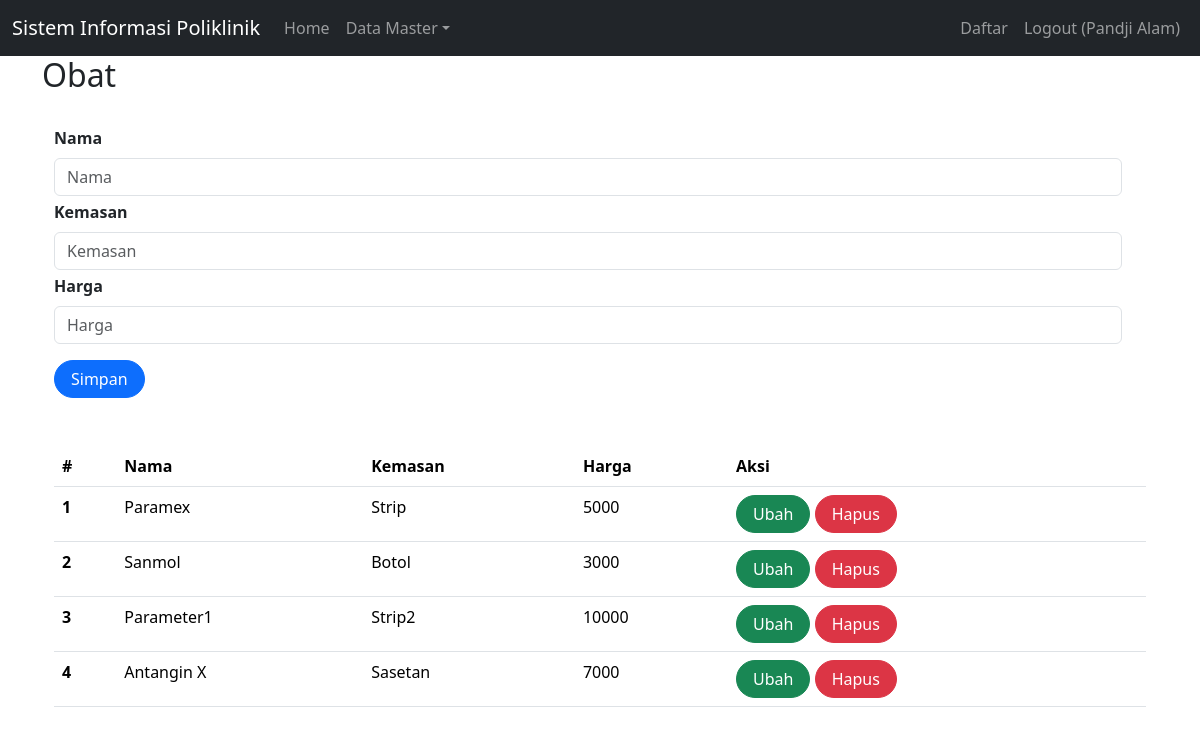
Before: /index.php?page=obat (signed in) with the older database file.
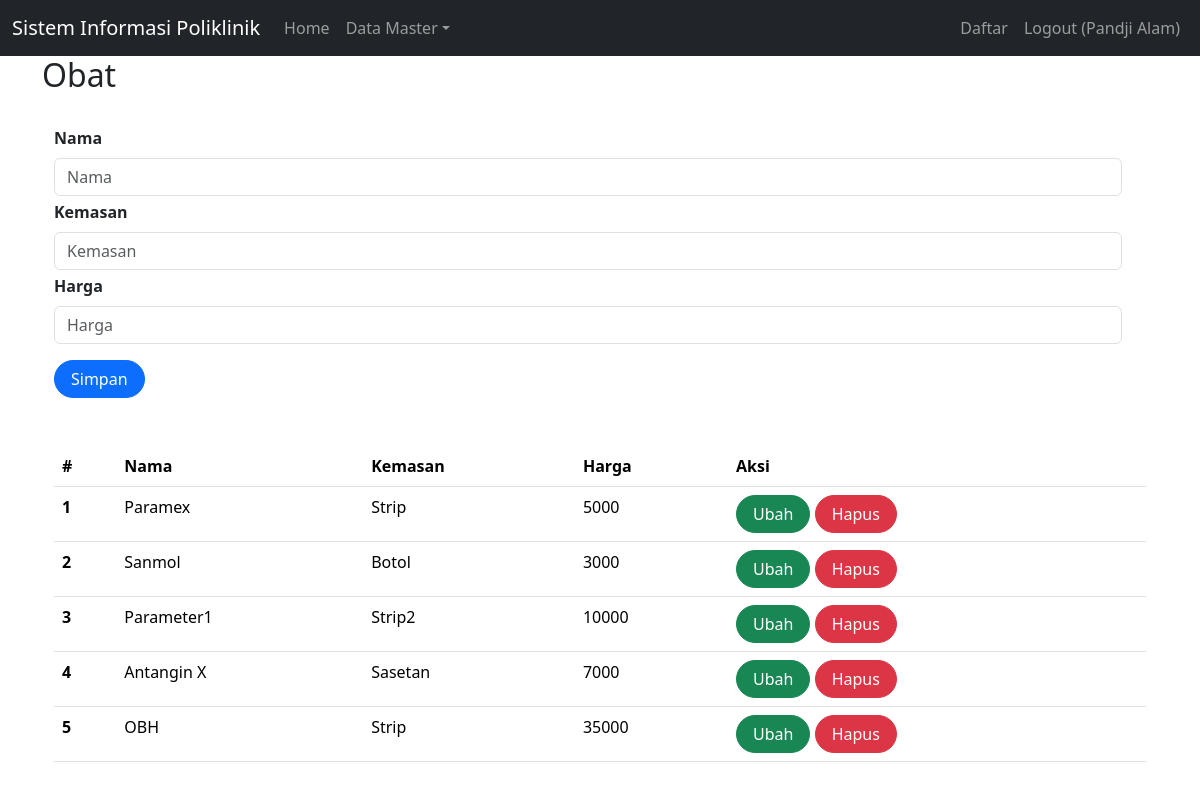
After: the same page with the newer database file.
### tables this page shows
CREATE TABLE `obat` (
  `id` int(11) NOT NULL,
  `nama_obat` varchar(50) NOT NULL,
  `kemasan` varchar(35) NOT NULL,
  `harga` int(11) NOT NULL
);

### obat.php (the view, shortened to what this page needs)
<h2>Obat</h2>
<br>
<div class="container">
    <form class="form row" method="POST" action="" name="myForm" onsubmit="return(validate());">
        <?php
        $nama_obat = '';
        $kemasan = '';
        $harga = '';
        ?>
        <div class="row">
            <label for="inputNama" class="form-label fw-bold">
                Nama
            </label>
            <div>
                <input type="text" class="form-control" name="nama_obat" id="inputNama" required placeholder="Nama" value="<?php echo $nama_obat ?>">
            </div>
        </div>
        <div class="row mt-1">
            <label for="inputKemasan" class="form-label fw-bold">
                Kemasan
            </label>
            <div>
                <input type="text" class="form-control" name="kemasan" id="inputKemasan" required placeholder="Kemasan" value="<?php echo $kemasan ?>">
            </div>
        </div>
        <div class="row mt-1">
            <label for="inputHarga" class="form-label fw-bold">
                Harga
            </label>
            <div>
                <input type="text" class="form-control" name="harga" id="inputHarga" required placeholder="Harga" value="<?php echo $harga ?>">
            </div>
        </div>
        <div class="row mt-3">
            <div class=col>
                <button type="submit" class="btn btn-primary rounded-pill px-3 mt-auto" name="simpan">Simpan</button>
            </div>
        </div>
    </form>
    <br>
    <br>
    <table class="table table-hover">
        <thead>
            <tr>
                <th scope="col">#</th>
                <th scope="col">Nama</th>
                <th scope="col">Kemasan</th>
                <th scope="col">Harga</th>
                <th scope="col">Aksi</th>
            </tr>
        </thead>
        <tbody>
            <?php
            $result = mysqli_query($mysqli, "SELECT * FROM obat");
            $no = 1;
            while ($data = mysqli_fetch_array($result)) {
            ?>
                <tr>
                    <th scope="row"><?php echo $no++ ?></th>
                    <td><?php echo $data['nama_obat'] ?></td>
                    <td><?php echo $data['kemasan'] ?></td>
                    <td><?php echo $data['harga'] ?></td>
                    <td>
                        <a class="btn btn-success rounded-pill px-3" href="index.php?page=obat&id=<?php echo $data['id'] ?>">Ubah</a>
                        <a class="btn btn-danger rounded-pill px-3" href="index.php?page=obat&id=<?php echo $data['id'] ?>&aksi=hapus">Hapus</a>
                    </td>
                </tr>
            <?php
            }
            ?>
        </tbody>
    </table>

Changed rows visible on the page:
added obat: nama_obat "OBH", kemasan "Strip", harga "35000"
